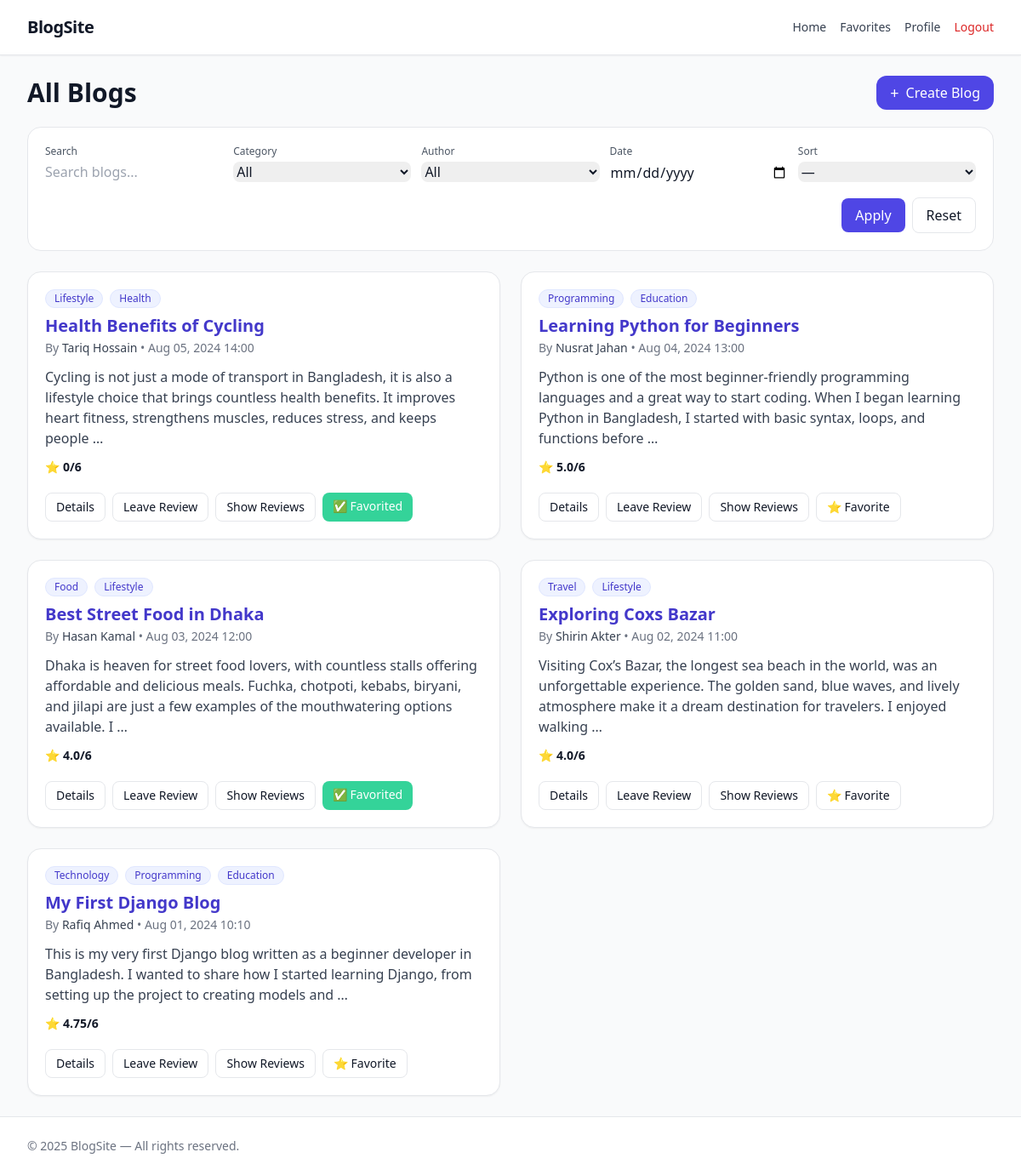
Screenshot of / (signed in) with the database file from the repository.
### blog/models.py (models this page shows, shortened)
class TimeStampedModel(models.Model):
    created_at = models.DateTimeField(auto_now_add=True)
    updated_at = models.DateTimeField(auto_now=True)
    class Meta:
        abstract = True #means for this class inside database table will be not created.. this class will be inherited by other classes.

class Category(TimeStampedModel): #here timestampedmodel inherited models.Model that is why we don't need inherit models.Model again. Note : all the field of timestampedmodel will come in this class.
    category_name = models.CharField(max_length=100)
    slug = models.SlugField(unique=True, blank=True)

class Blog(TimeStampedModel):
    title = models.CharField(max_length=200)
    slug = models.SlugField(blank=True, unique=True)
    body = models.TextField()
    author = models.ForeignKey(CustomUser, on_delete=models.CASCADE, related_name="blogs")
    categories = models.ManyToManyField(Category, related_name="blogs", blank=True)

### accounts/models.py (models this page shows, shortened)
class CustomUser(AbstractUser): #inherit AbstractUser #Creating CustomUser model #Note : Must be register in settings the changes
    role_choices = (
        ('admin', 'Admin'),
        ('author', 'Author'),
        ('reader', 'Reader')
    )
    role = models.CharField(max_length=10, choices=role_choices, default='author')
    email = models.EmailField(unique=True)
    is_verified = models.BooleanField(default=False)
    agreed_t_and_c = models.BooleanField(default=False)
    bio = models.TextField(blank=True)
    twitter = models.URLField(blank=True, null=True)
    linkedin = models.URLField(blank=True, null=True)
    facebook = models.URLField(blank=True, null=True)
    address_line_1 = models.CharField(blank=True, max_length=100) #can be null in database , blank is only for admin panel.
    address_line_2 = models.CharField(blank=True, max_length=100)
    city = models.CharField(blank=True, max_length=20)
    postcode = models.CharField(blank=True, max_length=20)
    country = models.CharField(blank=True, max_length=20)
    mobile = models.CharField(blank=True, max_length=15)
    profile_picture = models.ImageField(null=True, blank=True, upload_to="user_profile") #one folder will be created inside media/user_profile/abc.jpg
    USERNAME_FIELD = "email" #Now our username field is email , override parent behaivour
    REQUIRED_FIELDS = [] #USERNAME_FIELD is already a required field , so , no need to say again REQUIRED_FIELDS ['email'] that is making blank
    username = models.CharField(max_length=150,default="user") #username is still required field in AbstractUser so we are providing default value as email
    objects = CustomUserManager()
    @property
    def full_name(self):
        if self.first_name == "" and self.last_name == "":
            return f"{self.username}{self.id}"
        return f"{self.first_name}  {self.last_name}"

### blog/views.py (the view)
# urls.py: path('', views.home, name='home'),
def home(request):
    blogs = Blog.objects.all().select_related('author').prefetch_related('categories', 'reviews').order_by('-created_at')
    categories = Category.objects.all()
    authors = set(blog.author for blog in blogs)
    q = request.GET.get("q")
    category = request.GET.get("category")
    author = request.GET.get("author")
    date = request.GET.get("date")
    sort = request.GET.get("sort")
    if q:
        blogs = blogs.filter(Q(title__icontains=q) | Q(body__icontains=q))
    if category:
        blogs = blogs.filter(categories__slug=category)
    if author:
        blogs = blogs.filter(author__id=author)
    if date:
        blogs = blogs.filter(created_at__date=date)
    if sort == "latest":
        blogs = blogs.order_by("-created_at")
    elif sort == "rating":
        blogs = blogs.annotate(avg_rating=Avg("reviews__rating")).order_by("-avg_rating")
    for blog in blogs:
        blog.avg_rating = blog.reviews.aggregate(Avg("rating"))["rating__avg"]
        blog.review_count = blog.reviews.count()
        if request.user.is_authenticated:
            blog.user_review = blog.reviews.filter(user=request.user).first()
            blog.is_favorited = Favorite.objects.filter(blog=blog, user=request.user).exists()
        else:
            blog.is_favorited = False
    return render(request, 'blog/home.html', {'blogs': blogs, 'categories': categories, 'authors': authors})

### blog/templates/blog/home.html (shortened to what this page needs)
{% extends "base.html" %}
{% block content %}
<div class="flex items-center justify-between mb-5">
  <h1 class="text-2xl sm:text-3xl font-semibold">All Blogs</h1>
  <a href="{% url 'create_blog' %}"
      class="inline-flex items-center gap-2 bg-indigo-600 text-white px-4 py-2 rounded-xl hover:bg-indigo-700">
    <span class="text-lg leading-none">+</span> Create Blog
  </a>
</div>
<form method="get" class="bg-white border rounded-2xl p-4 sm:p-5 mb-6">
  <div class="grid grid-cols-1 md:grid-cols-5 gap-3">
    <div>
      <label class="block text-xs font-medium text-gray-600 mb-1">Search</label>
      <input type="text" name="q" value="{{ request.GET.q }}"
             placeholder="Search blogs..."
             class="w-full rounded-lg border-gray-300 focus:border-indigo-500 focus:ring-indigo-500" />
    </div>
    <div>
      <label class="block text-xs font-medium text-gray-600 mb-1">Category</label>
      <select name="category" class="w-full rounded-lg border-gray-300 focus:border-indigo-500 focus:ring-indigo-500">
        <option value="">All</option>
      </select>
    </div>
    <div>
      <label class="block text-xs font-medium text-gray-600 mb-1">Author</label>
      <select name="author" class="w-full rounded-lg border-gray-300 focus:border-indigo-500 focus:ring-indigo-500">
        <option value="">All</option>
      </select>
    </div>
    <div>
      <label class="block text-xs font-medium text-gray-600 mb-1">Date</label>
      <input type="date" name="date" value="{{ request.GET.date }}"
             class="w-full rounded-lg border-gray-300 focus:border-indigo-500 focus:ring-indigo-500" />
    </div>
    <div>
      <label class="block text-xs font-medium text-gray-600 mb-1">Sort</label>
      <select name="sort" class="w-full rounded-lg border-gray-300 focus:border-indigo-500 focus:ring-indigo-500">
        <option value="">—</option>
      </select>
    </div>
  </div>
  <div class="mt-4 flex items-center gap-2 justify-end">
    <button type="submit" class="px-4 py-2 rounded-lg bg-indigo-600 text-white hover:bg-indigo-700">Apply</button>
    <a href="{% url 'home' %}" class="px-4 py-2 rounded-lg border hover:bg-gray-50">Reset</a>
  </div>
</form>
<div class="grid grid-cols-1 md:grid-cols-2 gap-6">
  {% for blog in blogs %}
    <article class="bg-white border rounded-2xl shadow-sm hover:shadow-md transition-shadow">
      <div class="p-5">
        <div class="mb-2 flex flex-wrap gap-2">
          {% for cat in blog.categories.all %}
            <span class="inline-flex items-center px-2.5 py-0.5 rounded-full text-xs bg-indigo-50 text-indigo-700 border border-indigo-100">
              {{ cat.category_name }}
            </span>
          {% empty %}
            <span class="inline-flex items-center px-2.5 py-0.5 rounded-full text-xs bg-gray-100 text-gray-600">Uncategorized</span>
          {% endfor %}
        </div>
        <h2 class="text-xl font-semibold leading-tight">
          <a href="{% url 'blog_detail' blog.slug %}" class="text-indigo-700 hover:text-indigo-800">
            {{ blog.title }}
          </a>
        </h2>
        <div class="mt-1 text-sm text-gray-500">
          By
          <a href="{% url 'profile' blog.author.id %}" class="text-gray-700 hover:text-indigo-600 font-medium">
            {{ blog.author.full_name}}
          </a>
          • {{ blog.created_at|date:"M d, Y H:i" }}
        </div>
        <p class="mt-3 text-gray-700">{{ blog.body|truncatewords:32 }}</p>
        <div class="mt-3 text-sm">
          <span class="inline-flex items-center gap-1">
            <span>⭐</span>
            <span class="font-semibold">{{ blog.avg_rating|default:"0" }}/6</span>
          </span>
        </div>
      </div>
      <div class="px-5 pb-5">
        <div class="flex flex-wrap gap-2">
          <a href="{% url 'blog_detail' blog.slug %}" class="px-3 py-1.5 rounded-lg border hover:bg-gray-50 text-sm">Details</a>
          <a href="javascript:void(0);"
          onclick="openReviewModal('{{ blog.slug }}', '{{ blog.user_review.rating }}', '{{ blog.user_review.review|escapejs }}')"
          class="px-3 py-1.5 rounded-lg border hover:bg-gray-50 text-sm">
          Leave Review
          </a>
          <a href="{% url 'blog_reviews' blog.slug %}" class="px-3 py-1.5 rounded-lg border hover:bg-gray-50 text-sm">Show Reviews</a>
          {% if blog.is_favorited %}
            <a href="{% url 'toggle_favorite' blog.slug %}"
              class="px-3 py-1.5 rounded-lg bg-emerald-400 hover:bg-emerald-600 text-sm text-white transition">
              ✅ Favorited
            </a>
          {% else %}
            <a href="{% url 'toggle_favorite' blog.slug %}"
              class="px-3 py-1.5 rounded-lg border hover:bg-gray-50 text-sm">
              ⭐ Favorite
            </a>
          {% endif %}
        </div>
      </div>
    </article>
  {% empty %}
    <div class="col-span-2">
      <div class="bg-white border rounded-2xl p-10 text-center text-gray-500">No blogs found.</div>
    </div>
  {% endfor %}
</div>
{% endblock %}

### rows the page displays
Blog: title "Health Benefits of Cycling", author.full_name "Tariq Hossain", created_at "Aug 05, 2024 14:00", body "Cycling is not just a mode of transport in Bangladesh, it is also a lifestyle choice that brings countless health benefits. It improves heart fitness, strengthens muscles, reduces stress, and keeps people …", avg_rating "0", shows "✅ Favorited"
Category: category_name "Lifestyle"
Category: category_name "Health"
Blog: title "Learning Python for Beginners", author.full_name "Nusrat Jahan", created_at "Aug 04, 2024 13:00", body "Python is one of the most beginner-friendly programming languages and a great way to start coding. When I began learning Python in Bangladesh, I started with basic syntax, loops, and functions before …", avg_rating "5.0", shows "⭐ Favorite"
Category: category_name "Programming"
Category: category_name "Education"
Blog: title "Best Street Food in Dhaka", author.full_name "Hasan Kamal", created_at "Aug 03, 2024 12:00", body "Dhaka is heaven for street food lovers, with countless stalls offering affordable and delicious meals. Fuchka, chotpoti, kebabs, biryani, and jilapi are just a few examples of the mouthwatering options available. I …", avg_rating "4.0", shows "✅ Favorited"
Category: category_name "Food"
Blog: title "Exploring Coxs Bazar", author.full_name "Shirin Akter", created_at "Aug 02, 2024 11:00", body "Visiting Cox’s Bazar, the longest sea beach in the world, was an unforgettable experience. The golden sand, blue waves, and lively atmosphere make it a dream destination for travelers. I enjoyed walking …", avg_rating "4.0", shows "⭐ Favorite"
Category: category_name "Travel"
Blog: title "My First Django Blog", author.full_name "Rafiq Ahmed", created_at "Aug 01, 2024 10:10", body "This is my very first Django blog written as a beginner developer in Bangladesh. I wanted to share how I started learning Django, from setting up the project to creating models and …", avg_rating "4.75", shows "⭐ Favorite"
Category: category_name "Technology"

### other values shown
{{ year|default:"2025" }} "2025"
